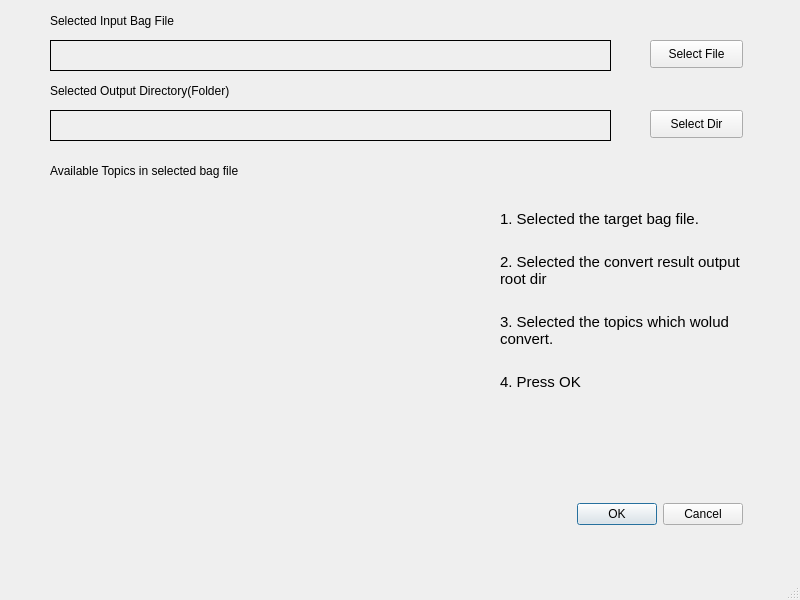
<?xml version="1.0" encoding="UTF-8"?>
<ui version="4.0">
 <class>MainWindow</class>
 <widget class="QMainWindow" name="MainWindow">
  <property name="geometry">
   <rect>
    <x>0</x>
    <y>0</y>
    <width>800</width>
    <height>600</height>
   </rect>
  </property>
  <property name="windowTitle">
   <string>MainWindow</string>
  </property>
  <widget class="QWidget" name="centralwidget">
   <widget class="QWidget" name="verticalLayoutWidget">
    <property name="geometry">
     <rect>
      <x>50</x>
      <y>190</y>
      <width>401</width>
      <height>341</height>
     </rect>
    </property>
    <layout class="QVBoxLayout" name="verticalLayout"/>
   </widget>
   <widget class="QDialogButtonBox" name="buttonBox">
    <property name="geometry">
     <rect>
      <x>550</x>
      <y>500</y>
      <width>193</width>
      <height>28</height>
     </rect>
    </property>
    <property name="standardButtons">
     <set>QDialogButtonBox::Cancel|QDialogButtonBox::Ok</set>
    </property>
   </widget>
   <widget class="QLabel" name="label">
    <property name="geometry">
     <rect>
      <x>50</x>
      <y>40</y>
      <width>561</width>
      <height>31</height>
     </rect>
    </property>
    <property name="frameShape">
     <enum>QFrame::Box</enum>
    </property>
    <property name="frameShadow">
     <enum>QFrame::Plain</enum>
    </property>
    <property name="text">
     <string/>
    </property>
   </widget>
   <widget class="QPushButton" name="pushButton">
    <property name="geometry">
     <rect>
      <x>650</x>
      <y>40</y>
      <width>93</width>
      <height>28</height>
     </rect>
    </property>
    <property name="text">
     <string>Select File</string>
    </property>
   </widget>
   <widget class="QLabel" name="label_2">
    <property name="geometry">
     <rect>
      <x>50</x>
      <y>110</y>
      <width>561</width>
      <height>31</height>
     </rect>
    </property>
    <property name="frameShape">
     <enum>QFrame::Panel</enum>
    </property>
    <property name="text">
     <string/>
    </property>
   </widget>
   <widget class="QPushButton" name="pushButton_2">
    <property name="geometry">
     <rect>
      <x>650</x>
      <y>110</y>
      <width>93</width>
      <height>28</height>
     </rect>
    </property>
    <property name="text">
     <string>Select Dir</string>
    </property>
   </widget>
   <widget class="QLabel" name="label_3">
    <property name="geometry">
     <rect>
      <x>50</x>
      <y>10</y>
      <width>141</width>
      <height>21</height>
     </rect>
    </property>
    <property name="text">
     <string>Selected Input Bag File</string>
    </property>
    <property name="textInteractionFlags">
     <set>Qt::NoTextInteraction</set>
    </property>
   </widget>
   <widget class="QLabel" name="label_4">
    <property name="geometry">
     <rect>
      <x>50</x>
      <y>80</y>
      <width>201</width>
      <height>21</height>
     </rect>
    </property>
    <property name="text">
     <string>Selected Output Directory(Folder)</string>
    </property>
    <property name="textInteractionFlags">
     <set>Qt::NoTextInteraction</set>
    </property>
   </widget>
   <widget class="QLabel" name="label_5">
    <property name="geometry">
     <rect>
      <x>50</x>
      <y>160</y>
      <width>211</width>
      <height>21</height>
     </rect>
    </property>
    <property name="text">
     <string>Available Topics in selected bag file</string>
    </property>
   </widget>
   <widget class="QLabel" name="label_6">
    <property name="geometry">
     <rect>
      <x>500</x>
      <y>210</y>
      <width>241</width>
      <height>241</height>
     </rect>
    </property>
    <property name="text">
     <string>&lt;html&gt;&lt;head/&gt;&lt;body&gt;&lt;p&gt;&lt;span style=&quot; font-size:11pt;&quot;&gt;1. Selected the target bag file.&lt;br/&gt;&lt;/span&gt;&lt;/p&gt;&lt;p&gt;&lt;span style=&quot; font-size:11pt;&quot;&gt;2. Selected the convert result output root dir&lt;br/&gt;&lt;/span&gt;&lt;/p&gt;&lt;p&gt;&lt;span style=&quot; font-size:11pt;&quot;&gt;3. Selected the topics which wolud convert.&lt;br/&gt;&lt;/span&gt;&lt;/p&gt;&lt;p&gt;&lt;span style=&quot; font-size:11pt;&quot;&gt;4. Press OK&lt;/span&gt;&lt;/p&gt;&lt;/body&gt;&lt;/html&gt;</string>
    </property>
    <property name="alignment">
     <set>Qt::AlignLeading|Qt::AlignLeft|Qt::AlignTop</set>
    </property>
    <property name="wordWrap">
     <bool>true</bool>
    </property>
    <property name="textInteractionFlags">
     <set>Qt::NoTextInteraction</set>
    </property>
   </widget>
  </widget>
  <widget class="QMenuBar" name="menubar">
   <property name="geometry">
    <rect>
     <x>0</x>
     <y>0</y>
     <width>800</width>
     <height>25</height>
    </rect>
   </property>
  </widget>
  <widget class="QStatusBar" name="statusbar"/>
 </widget>
 <resources/>
 <connections/>
</ui>
